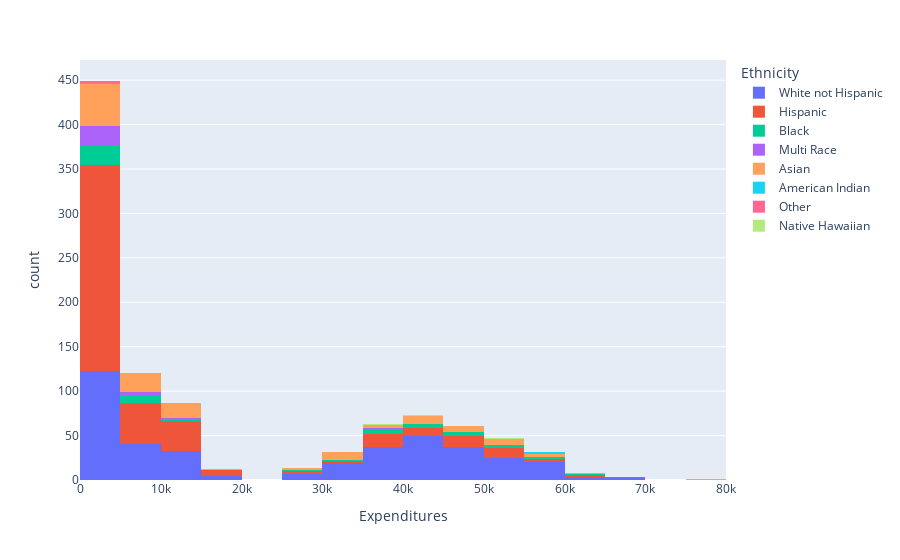

Here is the notebook cell this chart was saved with:
### Markdown cell above
Using plotly:

### Code cell
fig = px.histogram(california, x="Expenditures", color="Ethnicity")
fig.show()

### Figure 1 — Plotly figure (JSON) as saved in the notebook; plotly's stock layout.template omitted (floating-point values rounded to 4 significant figures; data arrays with more than 128 entries replaced by an {"elided": "..."} marker saying what was removed)
{"data": [{"bingroup": "x", "hovertemplate": "Ethnicity=White not Hispanic<br>Expenditures=%{x}<br>count=%{y}<extra></extra>", "legendgroup": "White not Hispanic", "marker": {"color": "#636efa", "pattern": {"shape": ""}}, "name": "White not Hispanic", "orientation": "v", "showlegend": true, "type": "histogram", "x": {"elided": "401 int values"}, "xaxis": "x", "yaxis": "y"}, {"bingroup": "x", "hovertemplate": "Ethnicity=Hispanic<br>Expenditures=%{x}<br>count=%{y}<extra></extra>", "legendgroup": "Hispanic", "marker": {"color": "#EF553B", "pattern": {"shape": ""}}, "name": "Hispanic", "orientation": "v", "showlegend": true, "type": "histogram", "x": {"elided": "376 int values"}, "xaxis": "x", "yaxis": "y"}, {"bingroup": "x", "hovertemplate": "Ethnicity=Black<br>Expenditures=%{x}<br>count=%{y}<extra></extra>", "legendgroup": "Black", "marker": {"color": "#00cc96", "pattern": {"shape": ""}}, "name": "Black", "orientation": "v", "showlegend": true, "type": "histogram", "x": [3873, 34795, 3867, 5696, 2559, 42192, 8730, 37247, 5324, 46513, 4814, 8687, 46873, 1212, 4554, 2797, 3909, 2341, 43545, 1398, 37697, 49056, 44910, 4918, 12259, 36576, 4949, 48021, 1790, 38085, 54680, 46132, 3948, 41522, 5583, 5025, 3584, 1854, 55442, 38400, 1733, 4166, 52618, 31853, 2261, 1611, 3125, 11491, 58594, 28061, 60808, 9675, 2834, 51084, 43109, 11327, 7061, 5183, 240], "xaxis": "x", "yaxis": "y"}, {"bingroup": "x", "hovertemplate": "Ethnicity=Multi Race<br>Expenditures=%{x}<br>count=%{y}<extra></extra>", "legendgroup": "Multi Race", "marker": {"color": "#ab63fa", "pattern": {"shape": ""}}, "name": "Multi Race", "orientation": "v", "showlegend": true, "type": "histogram", "x": [5340, 3775, 1149, 4664, 2296, 2918, 1622, 3399, 2140, 1144, 38619, 7564, 11054, 3000, 2885, 1053, 5062, 697, 1893, 669, 3259, 2335, 2359, 1048, 2258, 3673], "xaxis": "x", "yaxis": "y"}, {"bingroup": "x", "hovertemplate": "Ethnicity=Asian<br>Expenditures=%{x}<br>count=%{y}<extra></extra>", "legendgroup": "Asian", "marker": {"color": "#FFA15A", "pattern": {"shape": ""}}, "name": "Asian", "orientation": "v", "showlegend": true, "type": "histogram", "x": {"elided": "129 int values"}, "xaxis": "x", "yaxis": "y"}, {"bingroup": "x", "hovertemplate": "Ethnicity=American Indian<br>Expenditures=%{x}<br>count=%{y}<extra></extra>", "legendgroup": "American Indian", "marker": {"color": "#19d3f3", "pattern": {"shape": ""}}, "name": "American Indian", "orientation": "v", "showlegend": true, "type": "histogram", "x": [55430, 3726, 58392, 28205], "xaxis": "x", "yaxis": "y"}, {"bingroup": "x", "hovertemplate": "Ethnicity=Other<br>Expenditures=%{x}<br>count=%{y}<extra></extra>", "legendgroup": "Other", "marker": {"color": "#FF6692", "pattern": {"shape": ""}}, "name": "Other", "orientation": "v", "showlegend": true, "type": "histogram", "x": [2018, 4615], "xaxis": "x", "yaxis": "y"}, {"bingroup": "x", "hovertemplate": "Ethnicity=Native Hawaiian<br>Expenditures=%{x}<br>count=%{y}<extra></extra>", "legendgroup": "Native Hawaiian", "marker": {"color": "#B6E880", "pattern": {"shape": ""}}, "name": "Native Hawaiian", "orientation": "v", "showlegend": true, "type": "histogram", "x": [50141, 40727, 37479], "xaxis": "x", "yaxis": "y"}], "layout": {"barmode": "relative", "legend": {"title": {"text": "Ethnicity"}, "tracegroupgap": 0}, "margin": {"t": 60}, "xaxis": {"anchor": "y", "domain": [0, 1], "title": {"text": "Expenditures"}}, "yaxis": {"anchor": "x", "domain": [0, 1], "title": {"text": "count"}}}}
